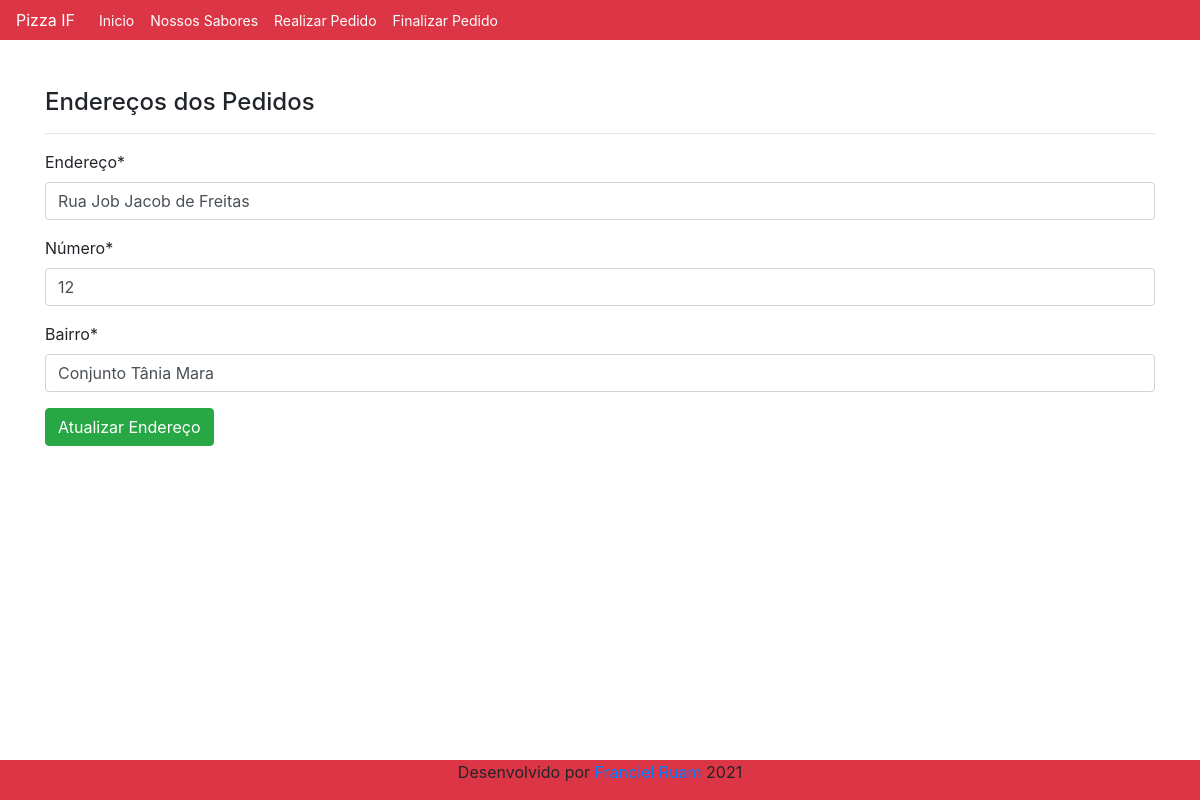
/atualizar/pedido/1/, run on the app's committed database.
### cadastro/models.py (models this page shows, shortened)
class Pedido(models.Model):
    enderecoRua = models.CharField(max_length=250, verbose_name="Endereço")
    enderecoNum = models.IntegerField(verbose_name="Número")
    enderecoBairro = models.CharField(max_length=50, verbose_name="Bairro")
    cliente = models.ForeignKey(User, on_delete=models.PROTECT)

### cadastro/views.py (the view)
# urls.py: path('atualizar/pedido/<int:pk>/', PedidoUpdate.as_view(), name='atualizar-pedido'),
class PedidoUpdate(UpdateView):
    model = Pedido
    fields = ["enderecoRua", "enderecoNum", "enderecoBairro"]
    template_name = "cadastro/form-pedido.html"
    success_url = reverse_lazy("inicio")
    def get_context_data(self, *args, **kwargs):
        context = super().get_context_data(*args, **kwargs)
        context["titulo"] = "Atualizar Endereço de Entrega"
        context["botao"] = "Atualizar Endereço"
        return context

### cadastro/templates/cadastro/form-pedido.html (shortened to what this page needs)
{% extends 'paginas/modelo.html' %}
{% load static %}
{% load crispy_forms_tags %}
{% block conteudo %}
<h4>Endereços dos Pedidos</h4>
<hr>
<form>
    {{ form|crispy }}
    <button type="submit" class="btn btn-success">Atualizar Endereço</button>
</form>
{% endblock %}

### data on the page
Pedido: enderecoRua "Rua Job Jacob de Freitas", enderecoNum "12", enderecoBairro "Conjunto Tânia Mara"
